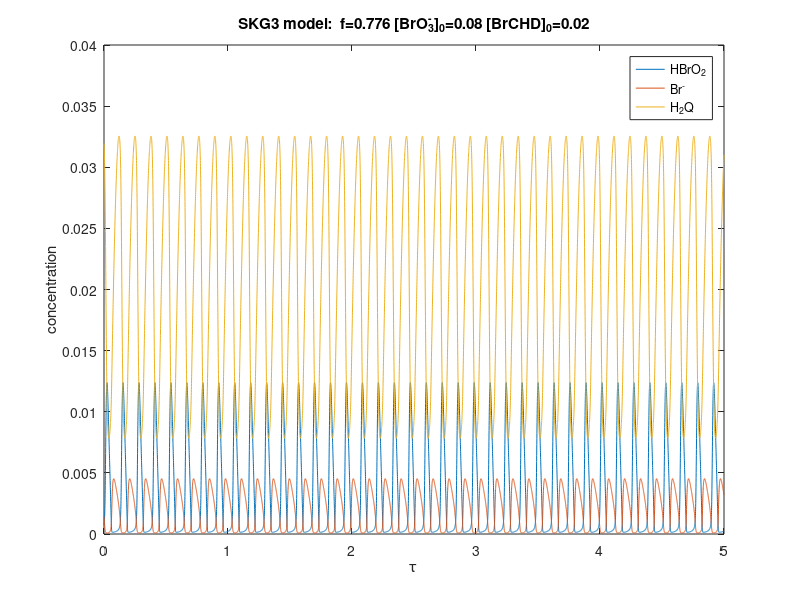
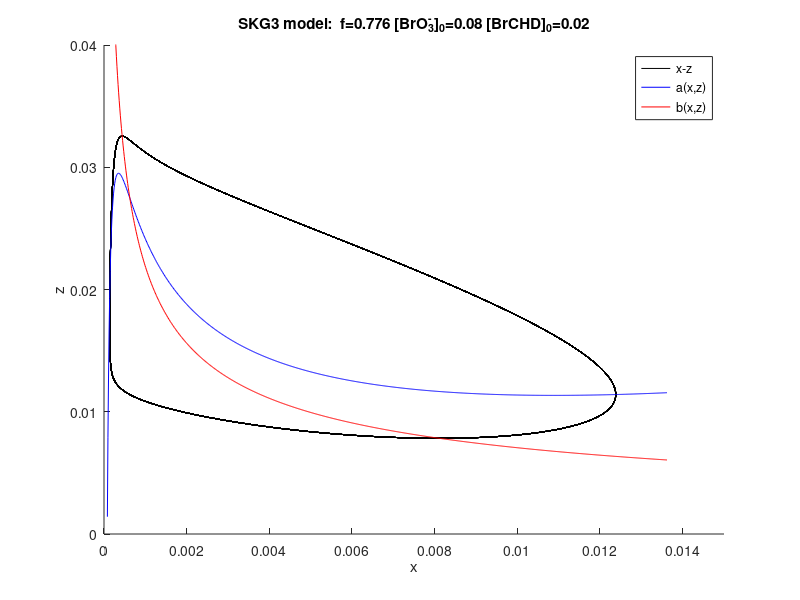

The MATLAB source for these figures, in order:
#! /usr/bin/octave -qf
# -*-octave-*-
# SKG model DOI: 10.1021/jp9832721
# Based on Eqs E6-E8 and simulate the dynamics by varying initial [BrO3-]
#
# SKG3 model:
# [BrCHD]_0 
# 0.002-0.01, step 0.002
# 0.01-0.05; step 0.005
# 
# [CHED]_0 must be taken into account，but will be dealt with later 
#
# Additionally this implementation includes linear decay of [BrO3-].
# [BrO3-] = [BrO3-]_0 - T * t;

global galpha = 1000000;
global gbeta = 77.4;
global ggamma = 1102;
global gdelta = 2719;
global gf = 0.776;
global BrO30 = 0.08;
# T = 0 simulates [Br03-] is not consumed
global T = 0;
global k2 =  2500000;
global k14 =  5.0000e-05;
global k17 =  0.02;
global BrCHD = 0.02;
global kdp = 280; # kd'
global k5 = 170000;
global k4 = 2000000;
global k4r = 100000000; # k_{-4}
global H = 1.29;

arg_list = argv();

# The first command-line argument, if given, is initial [BrCHD]
if (1 == nargin)
  BrCHD = str2num(arg_list{1});
endif

# The second command-line argument, if given, is initial [BrO3-]
if (2 == nargin)
  BrCHD = str2num(arg_list{1});
  BrO30 = str2num(arg_list{2});
endif

# Eqs E6-E8
function xdot = f (x, t)
  global galpha;
  global gbeta;
  global ggamma;
  global gdelta;
  global gf;
  global k2;
  global k14;
  global k17;
  global kdp;
  global k5;
  global k4;
  global k4r;
  global BrCHD;
  global T;
  global BrO30
  global H;

  BrO3 = BrO30 - T * t; # FIXME check BrO3 > 0

  xdot = zeros (3, 1);

  galpha = k2 * k14 * BrCHD / (k17 * k17 * BrO3 * BrO3);
  # beta has no dependency on [BrO3-] or [BrCHD]
  ggamma = kdp * realsqrt(k14) * realsqrt(BrCHD) / (realpow(k17, 3/2) * realsqrt(H) * BrO3);
  gdelta = 2 * k5 * k4 * k14 * BrCHD / (k4r * k17 * k17 * BrO3 * BrO3);

  # printf("a = %f\n", galpha);
  # printf("b = %f\n", gbeta);
  # printf("g = %f\n", ggamma);
  # printf("d = %f\n", gdelta);

  xdot(1) = x(2) * (gbeta - galpha * x(1)) + x(3) * (ggamma * realsqrt(x(1)) + 1.0) - gdelta * x(1) * x(1);
  xdot(2) = 1.0 - x(2) * (gbeta + galpha * x(1));
  xdot(3) = gf - x(3) * (ggamma * realsqrt(x(1)) + 1.0); 

endfunction

# Initial conditions
#1 HBrO2
x1 = 0.0007245927973977255 ;
#2 Br-
x2 = 0.001422769822454512 ;
#3 H2Q
x3 = 0.03193424249332828 ;

x0 = [x1; x2; x3];

# time = kf*t
#t = linspace (0, 1, 10000);
t = linspace (0, 5, 10000);

y = lsode ("f", x0, t);

plot (t, y);

xlabel("\\tau");
ylabel("concentration");
title(cstrcat(
			  "SKG3 model: ",
			  " f=", num2str(gf),
			  " [BrO_3^-]_0=", num2str(BrO30),
			  " [BrCHD]_0=", num2str(BrCHD)
			  )
#			  " T=", num2str(T))
	  );
legend("HBrO_2", "Br^-", "H_2Q");

print -djpg skg3.jpg

d = [rot90(t, -1), y];

save plot.mat d;

# E9
function r = axz(x)
  global galpha gbeta ggamma gdelta gf;

  v = galpha/gbeta;

  r = (gdelta * x * x - (1 - v * x)/(1 + v * x))/(ggamma * realsqrt(x) + 1); 

endfunction

# E10
function r = bxz(x)
  global ggamma gf;

  r = gf / (ggamma * realsqrt(x) + 1);
endfunction


newplot();

xsteps = 1000;
xmax = 1.1 * max(y(:,1));
xh = xmax/xsteps;
xi = 1;

for i=1:xsteps
  xx = xh * i;
  yy = axz(xx);

  # a(x,z) may become negative with small x values - do not plot those
  if (yy > 0)
	xxi(xi) = xx;
	null_x(xi) = yy;
	null_z(xi) = bxz(xx);
	xi = xi + 1;
  endif

end

hold on;
plot(y(:,1),y(:,3), "color", "black");
plot(xxi, null_x, "color", "blue");
plot(xxi, null_z, "color", "red");

xlim([0, 0.015]);
ylim([0, 0.04]);

title(cstrcat(
			  "SKG3 model: ",
			  " f=", num2str(gf),
			  " [BrO_3^-]_0=", num2str(BrO30),
			  " [BrCHD]_0=", num2str(BrCHD)
			  )
#			  " T=", num2str(T))
	  );
xlabel("x");
ylabel("z");
legend("x-z", "a(x,z)", "b(x,z)");

print -djpg skg3pp.jpg

quit(0);



